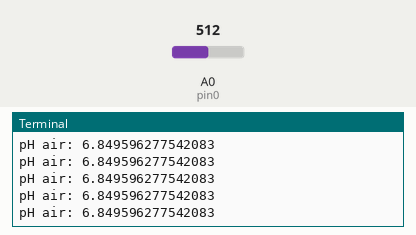
Recording of a program running on a simulated Arduino board driven over Firmata from a computer. Parts: the last lines printed to the terminal. Inputs (shaded band) come from the test bench; at power-on: A0 (pin0) = 512 (analog values on the 0–1023 scale). The clock reads 2024-03-15 10:24:30 at power-on unless the program sets it.

Above: at 6.2 s.
6.3 s: A0 (pin0) set to 716
At 7.4 s:
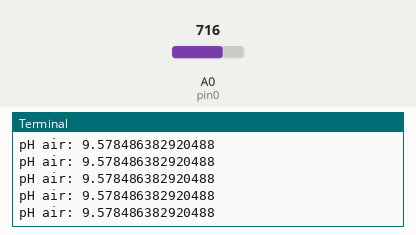
7.8 s: A0 (pin0) set to 900
At 8.9 s:
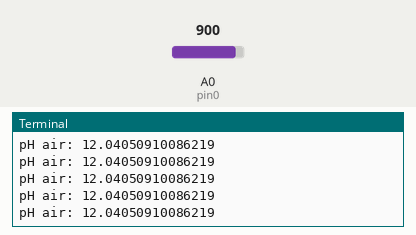
Timing chart, 0 to 10.8 s (numbered marks = the images above; inputs shaded):
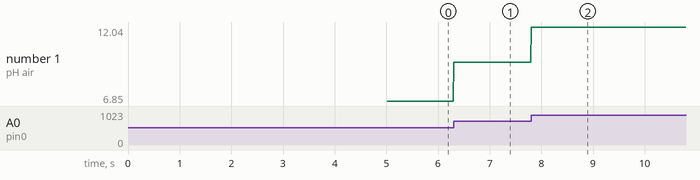

The program:

index.py
```python
import pyfirmata
import time
from firebase import firebase

board = pyfirmata.Arduino("/dev/ttyACM0")
pin0  = board.get_pin('a:0:i')

iterator = pyfirmata.util.Iterator(board)
iterator.start()
pin0.enable_reporting()

starttime = time.time()

while True:
    if pin0.read() == None:
        pass
    else:
        data = (1000 * pin0.read())/73.07
        print("pH air: "+str(data))

time.sleep(10.0 - ((time.time() - starttime) % 10.0))
```

Measured:
- after the input at 6.3 s, the terminal: prints a new line at once (image 1)
- after the input at 7.8 s, the terminal: prints a new line at once (image 2)
- plotted number 1: 6.85 → 9.58 after the input at 6.3 s, 9.58 → 12.04 after the input at 7.8 s
